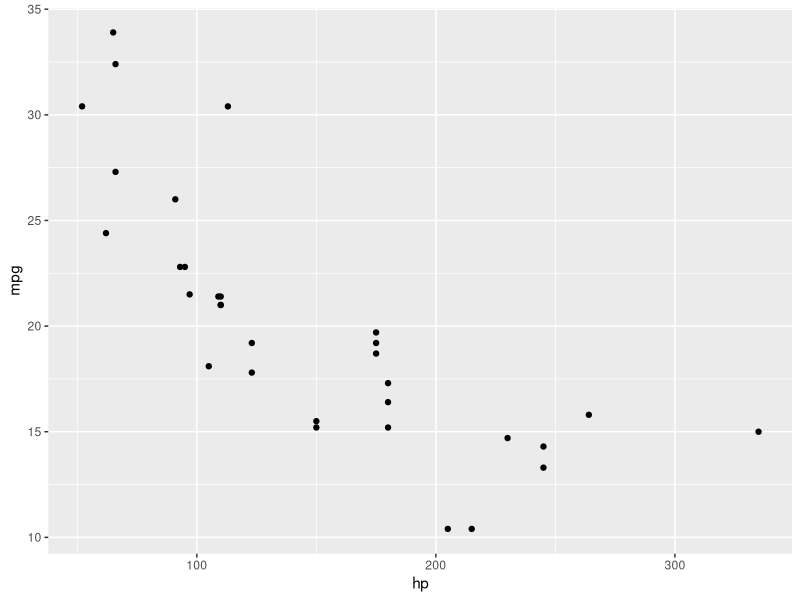
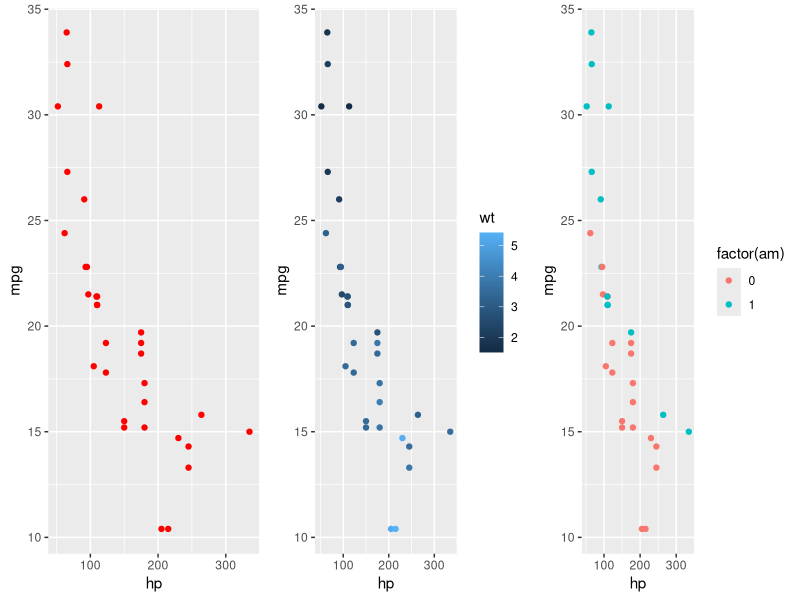

These figures' R source, in order:
setwd("~/R practice session")
install.packages("gridExtra")
library(ggplot2)
library(gridExtra)
mtc <- mtcars

# Basic scatterplot
p1 <- ggplot(mtc, aes(x = hp, y = mpg))

# Print plot with default points
p1 + geom_point()

p2 <- p1 + geom_point(color="red")            #set one color for all points
p3 <- p1 + geom_point(aes(color = wt))        #set color scale by a continuous variable
p4 <- p1 + geom_point(aes(color=factor(am)))  #set color scale by a factor variable

grid.arrange(p2, p3, p4, nrow=1)
